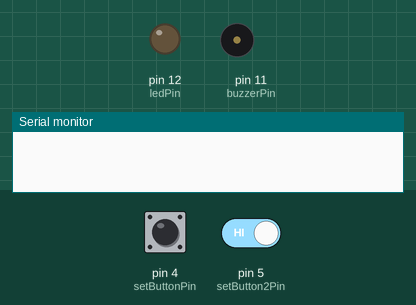
A sketch run on a simulated Arduino Uno, built with avr-gcc and run on an emulated ATmega328P. On the bench: output pins drawn as LEDs (lit = HIGH), buzzer (waves = sounding, pin HIGH), the last lines printed to the serial monitor. Inputs (shaded band) come from the test bench; at power-on: pin 4 (setButtonPin) HIGH, pin 5 (setButton2Pin) HIGH.

Above: at 1.2 s.
1.3 s: pin 4 (setButtonPin) pulled LOW for 0.15 s
At 2.1 s:
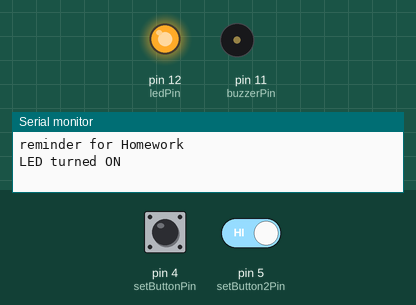
10.4 s: pin 5 (setButton2Pin) driven HIGH
12.8 s: pin 4 (setButtonPin) pulled LOW for 1 s
At 18.2 s:
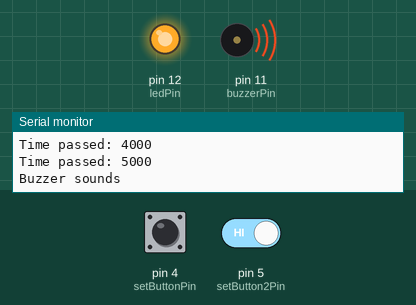
Timing chart, 0 to 24.2 s (numbered marks = the images above; inputs shaded):
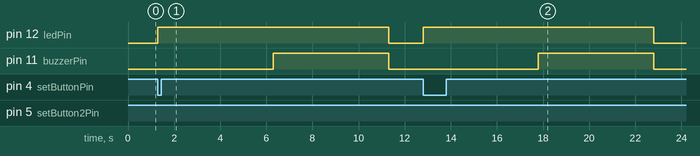

The sketch:

2_reminders_task_4.ino
```cpp
const int setButtonPin = 4;
const int setButton2Pin = 5;
const int ledPin = 12;
const int buzzerPin = 11;

int reminderState = 0;

unsigned long phaseStartTime = 0;
unsigned long reminderDuration = 0;
unsigned long lastPrintTime = 0;

String reminderMessage = "";

void setup() {
  pinMode(setButtonPin, INPUT_PULLUP);
  pinMode(setButton2Pin, INPUT_PULLUP);
  pinMode(ledPin, OUTPUT);
  pinMode(buzzerPin, OUTPUT);
  Serial.begin(9600);
  digitalWrite(buzzerPin, LOW);
  digitalWrite(ledPin, LOW);
}

void loop() {
  unsigned long currentMillis = millis();
  bool setPressed = (digitalRead(setButtonPin) == LOW);
  bool set2Pressed = (digitalRead(setButton2Pin) == LOW);


  if (setPressed && reminderState == 0) {
    reminderMessage = "Homework";
    reminderDuration = 5000;
    reminderState = 1;
    phaseStartTime = currentMillis;
    lastPrintTime = currentMillis;

    digitalWrite(ledPin, HIGH);

    Serial.println("reminder for Homework");
    Serial.println("LED turned ON");
    Serial.println();
  }


  if (set2Pressed && reminderState == 0) {
    reminderMessage = "Meeting";
    reminderDuration = 10000;
    reminderState = 1;
    phaseStartTime = currentMillis;
    lastPrintTime = currentMillis;

    digitalWrite(ledPin, HIGH);

    Serial.println("reminder for Meeting");
    Serial.println("LED turned ON");
    Serial.println();
  }

  if (reminderState != 0 && (currentMillis - lastPrintTime >= 1000)) {
    lastPrintTime = currentMillis;
    unsigned long timePassed = currentMillis - phaseStartTime;
    Serial.print("Time passed: ");
    Serial.println(timePassed);
  }


  if (reminderState == 1 && (currentMillis - phaseStartTime >= reminderDuration)) {
    digitalWrite(buzzerPin, HIGH);
    Serial.println("Buzzer sounds");

    reminderState = 2;
    phaseStartTime = currentMillis;
  }

  if (reminderState == 2 && (currentMillis - phaseStartTime >= reminderDuration)) {
    digitalWrite(buzzerPin, LOW);
    digitalWrite(ledPin, LOW);

    Serial.print("reminder: ");
    Serial.println(reminderMessage);
    Serial.println();

    reminderState = 0;
  }
}
```

Measured:
- after the input at 1.3 s, pin 12 (ledPin): LOW → HIGH at once; pin 11 (buzzerPin): LOW → HIGH after 5.0 s
- after the input at 12.8 s, pin 12 (ledPin): LOW → HIGH at once, → LOW 10.0 s later; pin 11 (buzzerPin): LOW → HIGH after 5.0 s, → LOW 5.0 s later
